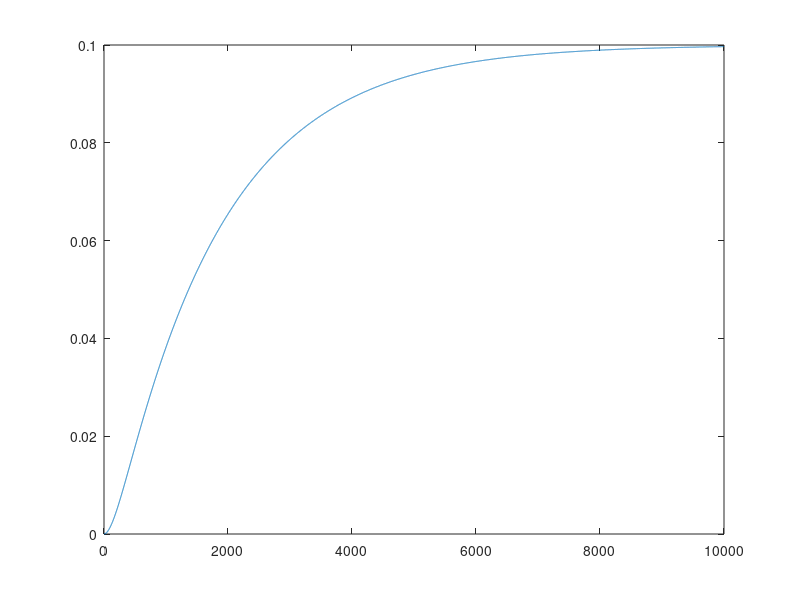
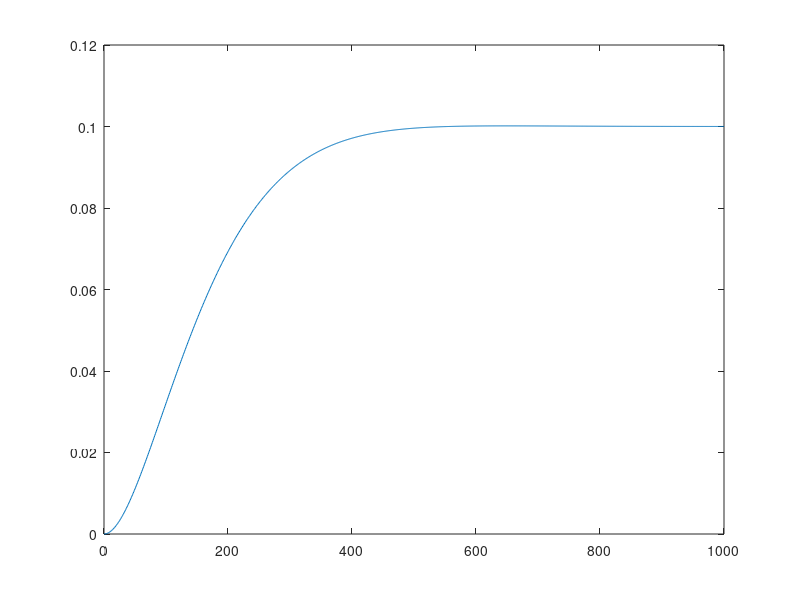
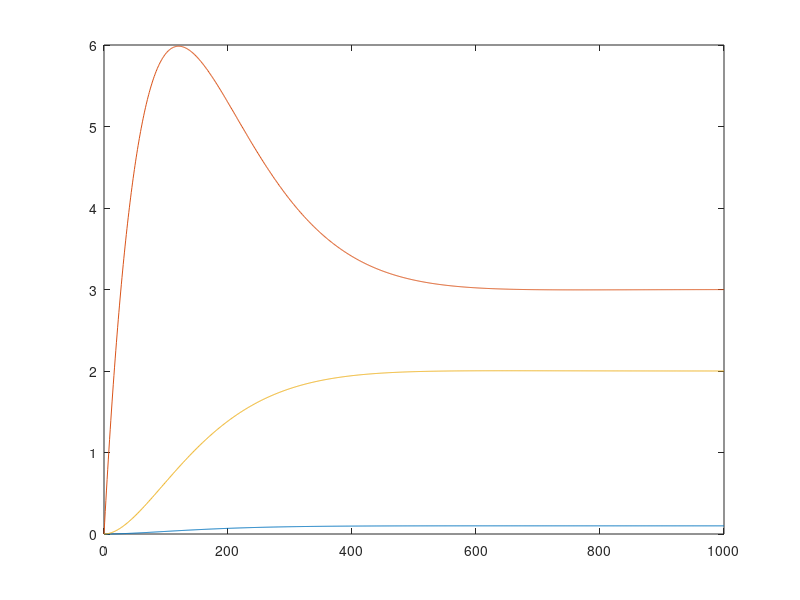
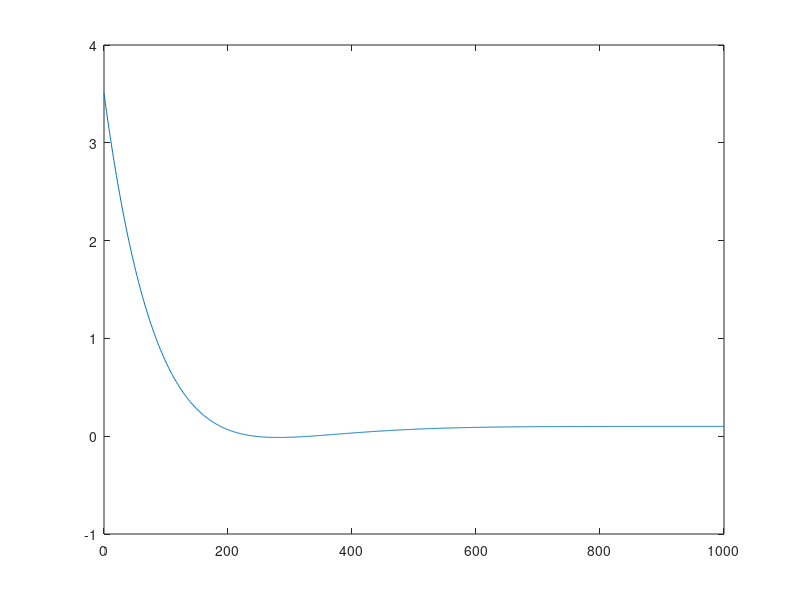

Write MATLAB code to recreate these figures, in order.
%% System parameters
A1 = 25.12;
A2 = 56.52;
R1 = 10;
R2 = 20;

%% Desired system attributes
% Settling time
ts = 400;

%% System state-space model
A = [-(1/(R1*A2) + 1/(R2*A2)) 1/(R1*R2*A2); R2/(R1*A1) -1/(R1*A1)];
B = [0; 1/A1];
C = [1 0];
D = 0;
open = ss(A, B, C, D);

%% Check (open loop) stability - controllability - observability
isStable = isstable(open);
isControllable = rank(ctrb(open)) == 2;
isObservable = rank(obsv(open)) == 2;

%% Open loop step response
tfinal = 10000;
r = 0.1 * ones([1 tfinal + 1]);
t = 0:tfinal;
[y, t, x] = lsim(open, r, t);
h2 = R2*x(:, 1);
figure;
plot(t, x(:, 1));

%% Full-state feedback
% Polynomial for desired poles.
z = 0.9;
wn = 4/(z*ts);
p = [-wn*z + wn*sqrt(1-z^2)*1i, -wn*z - wn*sqrt(1-z^2)*1i];
K = place(A, B, p);
N = -1/(C*((A-B*K)\B));
full = ss(A-B*K, N*B, C, D);

%% Full-state feedback step response.
tfinal = 1000;
r = 0.1 * ones([1 tfinal + 1]);
t = 0:tfinal;
[y, t, x] = lsim(full, r, t);
h2 = R2*x(:, 1);
figure;
plot(t, x(:, 1));
figure;
plot(t, x, t, h2);
figure;
plot(t, -K*x' + N*r);

%% Full-order observer
tsobs = 0.2*ts;
zobs = 0.9;
wnobs = 4/(zobs*tsobs);
pobs = [-wnobs*z + wnobs*sqrt(1-zobs^2)*1i, -wnobs*z - wnobs*sqrt(1-zobs^2)*1i];
L = place(A, C', pobs);